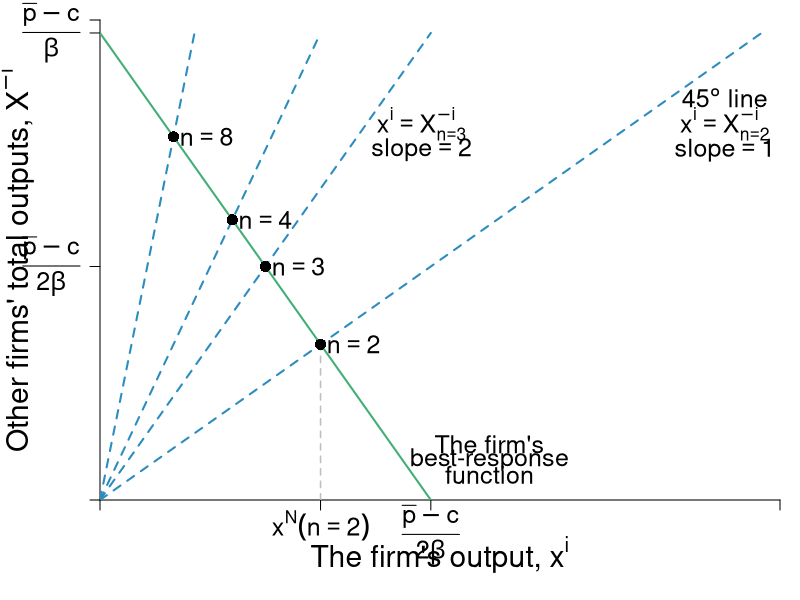

Here is the R script that generated this plot:
## require(shape)
pdf(file = "competitionmarkets/cournot_brfs_oligopoly.pdf", width = 8, height = 8)

#Set parameters for graphics
pointsize <- 1.8
axislabelsize <- 1.8
labelsize <- 1.5
namesize <- 1.8
annotatesize <- 1.5
graphlinewidth <- 2
segmentlinewidth <- 1.5

COL <- c("#7fc97f", "#beaed4", "#fdc086", "#ffff99", "#386cb0", "#f0027f", "#bf5b17", "#666666")
COLA <- c("#e0f3db", "#99d8c9","#66c2a4","#41ae76", "#238b45", "#005824")
COLB <- c("#c6dbef", "#4eb3d3", "#2b8cbe", "#0868ac","#084081")
par(mar =  c(5, 5, 1, 1))

piA <- function(xa, xb, s = 0.5, pmax = 20, c1 = 2) {
  (pmax - s*xb)*xa - s*(xa)^2 - c1*xa
}

piB <- function(xa, xb, s = 0.5, pmax = 20, c1 = 2) {
  (pmax - s*xa)*xb - s*(xb)^2 - c1*xb
}

brfB <- function(xa, s = 0.5, pmax = 20, c1 = 2) {
 (pmax - c1)/(2*s) - (1/2)*xa
}

brfA <- function(xa, s = 0.5, pmax = 20, c1 = 2) {
  (pmax - c1)/s - 2*xa
}

ProfitI <- function(n, s = 0.5, pmax = 20, c1 = 2) {
  (1/(n+1)^2)*(pmax - c1)^2/(s)
}


xlims <- c(0, 37)
ylims <- c(0, 37)

npts <- 501 
x <- seq(xlims[1], xlims[2], length.out = npts)
y <- seq(ylims[1], ylims[2], length.out = npts) 
a <- c(ProfitI(n = 2), ProfitI(n = 2), ProfitI(n = 3), ProfitI(n = 4), ProfitI(n = 8))

plot(0, 0, xlim = xlims, ylim = ylims, type = "n",
     xlab = expression(paste("")),
     ylab = expression(paste("")), 
     xaxt = "n", 
     yaxt = "n", 
     cex.lab = axislabelsize, 
     bty = "n",
     xaxs="i", 
     yaxs="i")

# ticksy <- seq(from = 0, to = ylims[2], by = 2)
# ylabels <- seq(from = 0, to = ylims[2], by = 2)
# ticksx <- seq(from = 0, to = xlims[2], by = 2)
# xlabels <- seq(from = 0, to = xlims[2], by = 2)
ticksy <- c(0,  18, 36, ylims[2])
ylabels <- c(NA, expression(paste( frac(bar(p) - c,2*beta) )), expression(paste( frac(bar(p) - c,beta) )), NA)
ticksx <- c(0, 12, 18, xlims[2])
xlabels <- c(NA, expression(paste(x^{N})(n == 2)), expression(paste(frac(bar(p) - c,2*beta))),  NA)

axis(1, at = ticksx, pos = 0, labels = FALSE, cex.axis = labelsize)

text(x = c(0, 12, 18, 36, xlims[2]), par("usr")[3] - 0.4, labels = xlabels, srt = 0, pos = 1, xpd = TRUE, cex = labelsize)

axis(2, at = ticksy, pos = 0, labels = ylabels, las = 1, cex.axis = labelsize)

npts <- 500 
xx1 <- seq(xlims[1], xlims[2], length.out = npts)

lines(xx1, brfA(xx1, s = 0.5, pmax = 20, c1 = 2), col = COLA[4], lwd = graphlinewidth)
## lines(xx1, brfB(xx1, s = 0.5, pmax = 20, c1 = 2), col = COLB[4], lwd = graphlinewidth)

## segments(0, 12, 12, 12, lty = 2, col = "gray" , lwd = segmentlinewidth)
segments(12, 0, 12, 12, lty = 2, col = "gray" , lwd = segmentlinewidth)
segments(0, 0, 36, 36, lty = 2, col = COLB[3] , lwd = graphlinewidth)

segments(0, 0, 18, 36, lty = 2, col = COLB[3] , lwd = graphlinewidth)
segments(0, 0, 12, 36, lty = 2, col = COLB[3] , lwd = graphlinewidth)
segments(0, 0, 36/7, 36, lty = 2, col = COLB[3] , lwd = graphlinewidth)
## segments(0, 0, 7, 35, lty = 2, col = COLB[3] , lwd = graphlinewidth)
#mtext(expression(paste("A's output, ", x^A)), side=1, line = 2.5, cex = axislabelsize)
text(0.5*(xlims[2]), -4.2, expression(paste("The firm's output, ", x^i)), xpd = TRUE, cex = axislabelsize) 
text(-4.6, 0.5*ylims[2], expression(paste("Other firms' total outputs, ", X^{-i})), xpd = TRUE, cex = axislabelsize, srt = 90) 


#Label point i. 
points(12, 12, pch = 16, col = "black", cex = 1.5)
text(13.8, 12, expression(paste(n == 2)), cex = labelsize)

points(9, 18, pch = 16, col = "black", cex = 1.5)
text(10.8, 18, expression(paste(n == 3)), cex = labelsize)

points(7.2, 21.6, pch = 16, col = "black", cex = 1.5)
text(9, 21.6, expression(paste(n == 4)), cex = labelsize)

points(4, 28, pch = 16, col = "black", cex = 1.5)
text(5.8, 28, expression(paste(n == 8)), cex = labelsize)


#A's brf
text(21.2, 4.3, expression(paste("The firm's")), cex = labelsize)
text(21.2, 3.1, expression(paste("best-response")), cex = labelsize)
text(21.2, 1.9, expression(paste("function")), cex = labelsize)
## text(6, 32.75, expression(paste("function")))
## Arrows(6, 32, 6, 26, col = "black", lty = 1, lwd = 2, arr.type = "triangle", arr.lwd = 0.5)

text(34, 31, expression(paste(45*degree, " line")), cex = labelsize)
text(34, 29, expression(paste(x^i == X[{n==2}]^{-i})), cex = labelsize)
text(34, 27, expression(paste("slope", phantom()==1)), cex = labelsize)

text(17.5, 29, expression(paste(x^i == X[{n==3}]^{-i})), cex = labelsize)
text(17.5, 27, expression(paste("slope", phantom()==2)), cex = labelsize)

dev.off()
